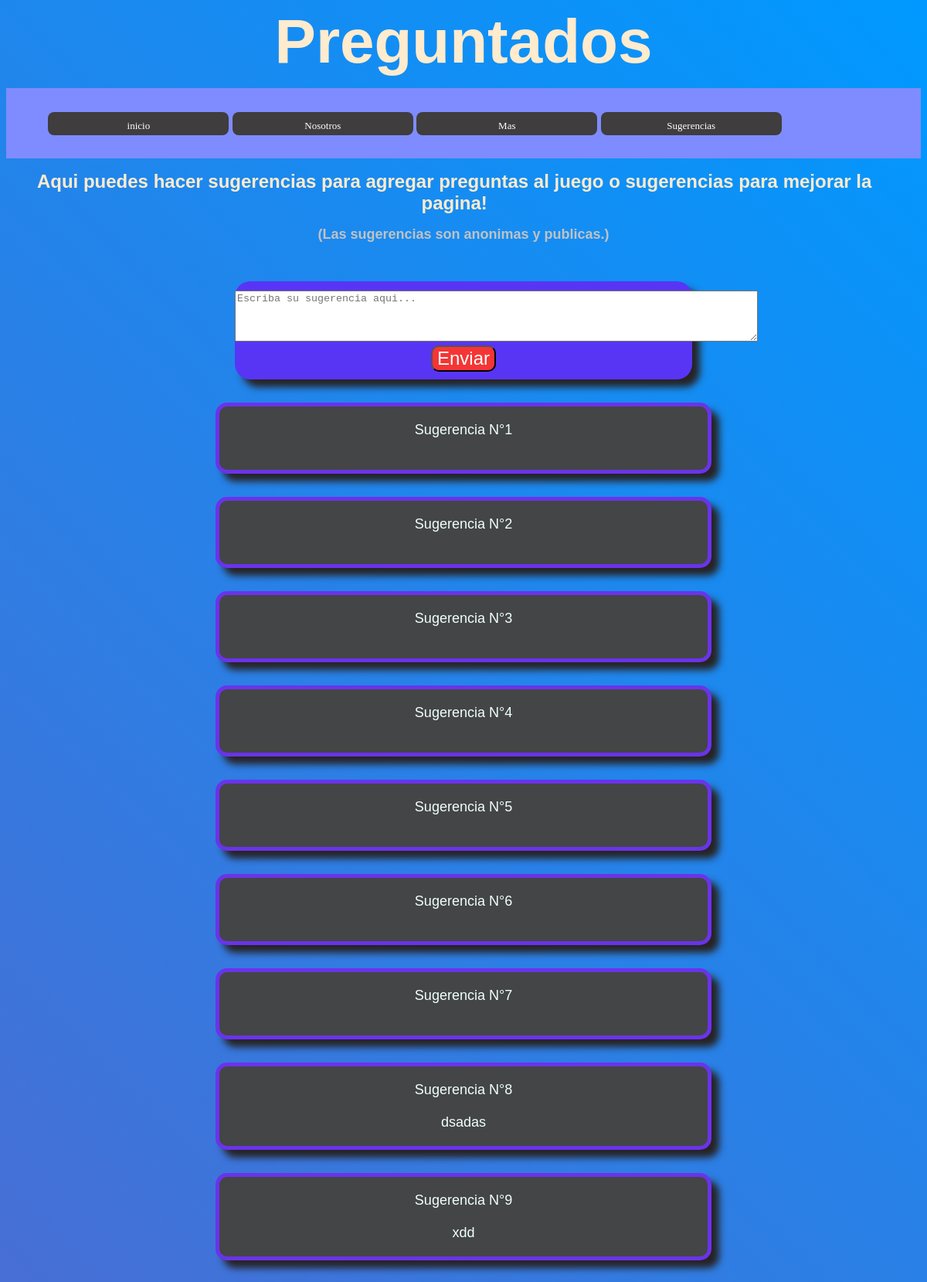
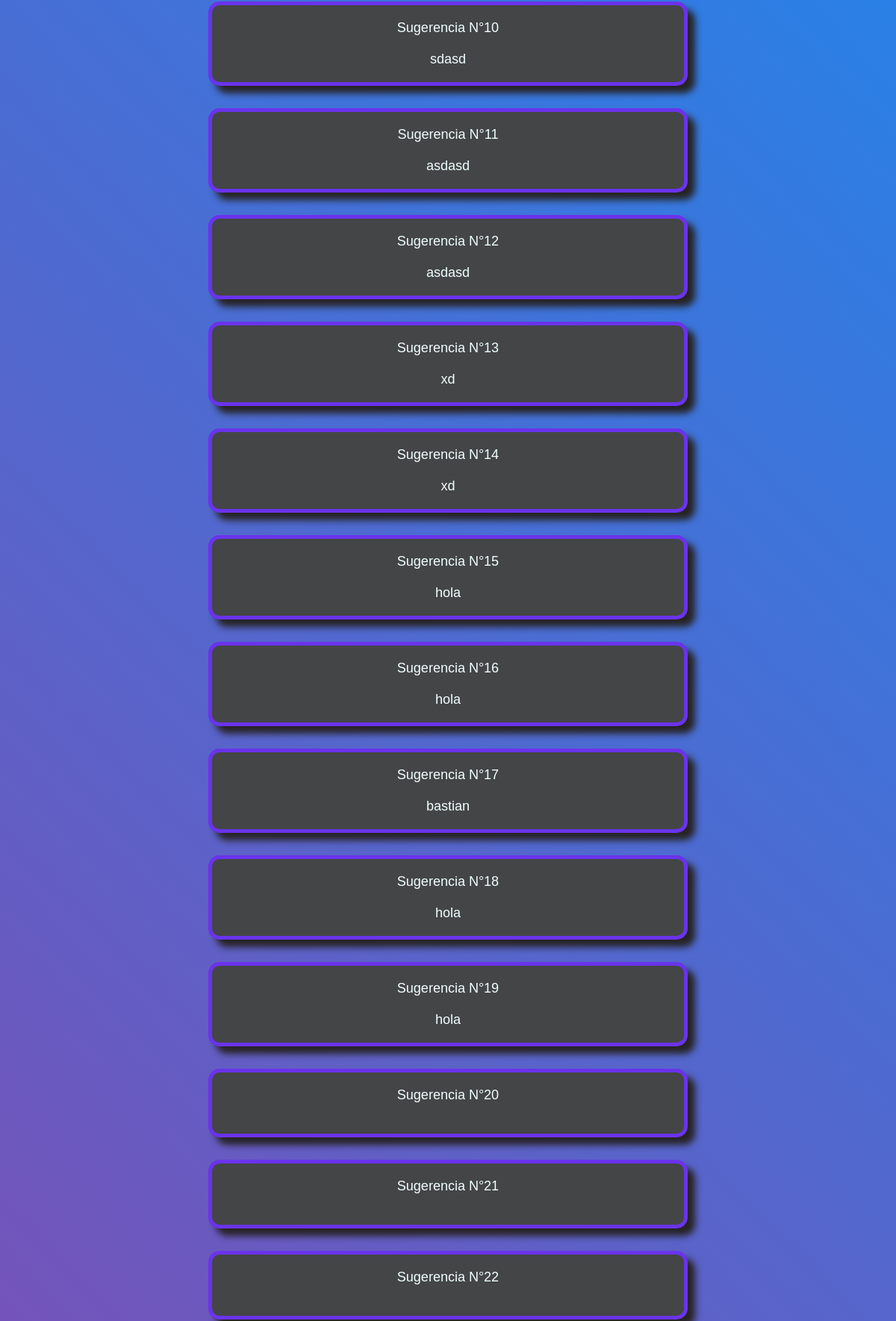
/sugerencias.php (upper part), run on the app's committed database (2 pictures, top to bottom).
### tables this page shows
CREATE TABLE `sugests` (
  `id` int(11) NOT NULL,
  `comentario` varchar(1500) NOT NULL
);

### sugerencias.php (the view, shortened to what this page needs)
<!DOCTYPE html>
<html lang="en">
<head>
    <link rel="stylesheet" href="sugerencias.css">
</head>
<body>
    <header>
        <strong>Preguntados</strong>
        <div id="menu">
            <nav id="buttons">
                <ul>
                    <li><a href="index.php" title="">inicio</a></li>
                    <li><a href="nosotros.html" title="">Nosotros</a></li>
                    <li><a href="mas.html" title="">Mas</a></li>
                    <li><a href="sugerencias.php" title="">Sugerencias</a></li>
                </ul>
            </nav>
        </div>
    </header>
    <h1>Aqui puedes hacer sugerencias para agregar preguntas al juego o sugerencias para mejorar la pagina!</h1>
    <h2>(Las sugerencias son anonimas y publicas.)</h2>
    <form action="sugerencias.php" class="formulario" method="post">
        <textarea name="sugest" rows="4" cols="82" placeholder="Escriba su sugerencia aqui..."></textarea> <br>
        <input type="submit" value="Enviar" class="subbot">
    </form>
    <?php
    try {
        $conexion = new PDO('mysql:host=localhost;dbname=if0_40054022_juego;charset=utf8mb4','root','');
       $datos = $conexion->query("SELECT * FROM `sugests`");
       foreach ($datos as $fila) {
        echo '<div class="menu">';
        echo '<p class="coment">';
        echo "Sugerencia N°".$fila['id']. "<br><br>";
        echo $fila['comentario'] . "</p>";
        echo '</div>';
        }
        } catch (PDOException $e) {
            echo 'Falló la conexión: ' . $e->getMessage();
        }
    ?>
</body>
</html>

### sugerencias.css (style rules this page uses)
h2 { font-size: large; color: rgb(192, 194, 194); text-decoration-color: wheat; font-family:Arial, Helvetica, sans-serif; text-align: center; padding-bottom: 3%; }
h1 { text-align: center; font-family: 'Gill Sans', 'Gill Sans MT', Calibri, 'Trebuchet MS', sans-serif, cursive; color: blanchedalmond; width: 98%; font-size: x-large; }
body { background-image: linear-gradient(45deg, #f06, #09f); background-attachment: fixed; background-size: cover; background-repeat: no-repeat; }
header { text-align: center; font-family: 'Gill Sans', 'Gill Sans MT', Calibri, 'Trebuchet MS', sans-serif, cursive; font-size: 5em; color: blanchedalmond; }
header #menu { font-size: medium; background-color: rgb(127, 140, 255); background-repeat: no-repeat; background-size: 100%; }
#buttons { display: flex; justify-content: left; width: 98.7%; height: 4.75em; margin: 0.9em; padding-top: 0.9em; background-size: contain; background-repeat: no-repeat; border-radius: 8px; vertical-align: middle; }
header #buttons li { display: inline-flex; vertical-align: middle; }
header #buttons a { font-family: monospace; font-size: small; font-family: cursive; font-weight: normal; text-align: center; text-decoration: none; color: rgb(255, 255, 255); display: inline-block; width: 18em; height: 2.35em; padding-top: 1em; border-radius: 8px; background-color: rgb(63, 61, 61); box-sizing: border-box; padding: 10px 5px; vertical-align: middle; }
.formulario { margin: auto; text-align: center; padding-top: 1%; color: azure; font-family: Arial, Helvetica, sans-serif; font-size: large; box-shadow: 10px 10px 10px #272323; border-radius: 20px; background-color: #5835f5; width: 50%; padding-bottom: 10px; }
.menu { margin-bottom: 30px; margin-top: 30px; }
.coment { margin: auto; text-align: center; padding-top: 1%; color: azure; font-family: Arial, Helvetica, sans-serif; font-size: large; box-shadow: 10px 10px 10px #272323; border-radius: 15px; background-color: #444546; width: 50%; padding-bottom: 30px; border: 5px solid rgb(106, 51, 235); padding: 20px; }
.subbot { color: rgb(255, 255, 255); background-color: #f53535; font-size: x-large; border-radius: 10px; }

### data on the page
sugests: id "1"
sugests: id "2"
sugests: id "3"
sugests: id "4"
sugests: id "5"
sugests: id "6"
sugests: id "7"
sugests: id "8", comentario "dsadas"
sugests: id "9", comentario "xdd"
sugests: id "10", comentario "sdasd"
sugests: id "11", comentario "asdasd"
sugests: id "12", comentario "asdasd"
sugests: id "13", comentario "xd"
sugests: id "14", comentario "xd"
sugests: id "15", comentario "hola"
sugests: id "16", comentario "hola"
sugests: id "17", comentario "bastian"
sugests: id "18", comentario "hola"
sugests: id "19", comentario "hola"
sugests: id "20"
sugests: id "21"
sugests: id "22"
